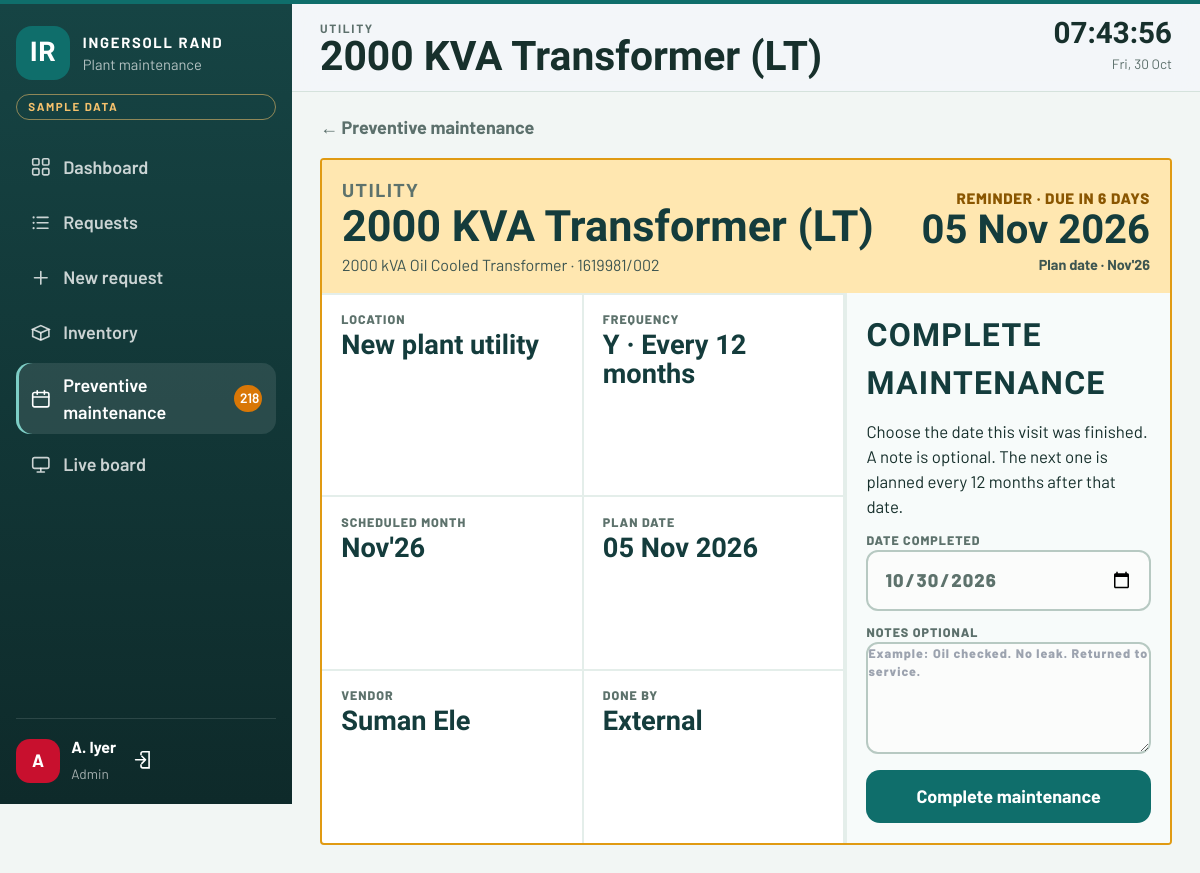
The app's page /preventive/1118/ (signed in) with its own data.
### maintenance/models.py (models this page shows, shortened)
class User(AbstractUser):
    class Role(models.TextChoices):
        SUPERADMIN = 'superadmin', 'Super Admin'
        ADMIN = 'admin', 'Admin'
        EMPLOYEE = 'employee', 'Employee'
    role = models.CharField(max_length=20, choices=Role.choices, default=Role.EMPLOYEE)
    employee_code = models.CharField(max_length=20, unique=True, blank=True)
    department = models.CharField(max_length=80, blank=True)
    phone = models.CharField('Extension', max_length=30, blank=True)
    created_by = models.ForeignKey(
        'self',
        null=True,
        blank=True,
        on_delete=models.SET_NULL,
        related_name='provisioned_users',
    )
    class Meta:
        ordering = ['first_name', 'username']
    @property
    def is_superadmin(self):
        return self.role == self.Role.SUPERADMIN
    @property
    def is_admin_role(self):
        return self.role in {self.Role.SUPERADMIN, self.Role.ADMIN}

class PreventiveTask(models.Model):
    value_stream = models.CharField(max_length=80)
    equipment_name = models.CharField(max_length=160)
    asset_name = models.CharField(max_length=200, blank=True)
    asset_number = models.CharField(max_length=40, blank=True)
    location = models.CharField(max_length=120)
    frequency = models.CharField(max_length=8)
    frequency_months = models.PositiveSmallIntegerField(default=3)
    schedule_month = models.CharField(max_length=20, blank=True)
    plan_date = models.DateField()
    completed_on = models.DateField(null=True, blank=True)
    completion_notes = models.TextField(blank=True)
    completed_by = models.ForeignKey(
        settings.AUTH_USER_MODEL,
        null=True,
        blank=True,
        on_delete=models.SET_NULL,
        related_name='completed_preventive',
    )
    vendor_name = models.CharField(max_length=120, blank=True)
    work_type = models.CharField(max_length=20, blank=True)
    created_at = models.DateTimeField(default=timezone.now)
    class Meta:
        ordering = ['plan_date', 'value_stream', 'equipment_name']
        constraints = [
            models.UniqueConstraint(
                fields=['asset_number', 'equipment_name', 'location', 'plan_date'],
                name='uniq_preventive_visit',
            ),
        ]
    @property
    def is_done(self):
        return self.completed_on is not None
    @property
    def days_until(self):
        return (self.plan_date - timezone.localdate()).days
    @property
    def is_overdue(self):
        return not self.is_done and self.days_until < 0
    @property
    def is_reminder(self):
        return not self.is_done and self.days_until <= 7
    @property
    def reminder_label(self):
        if self.is_done:
            return ''
        days = self.days_until
        if days < 0:
            return f'Overdue by {-days} days'
        if days == 0:
            return 'Due today'
        if days <= 7:
            return f'Reminder · due in {days} days'
        return ''
    @property
    def is_external(self):
        return self.work_type.lower().startswith('external')
    @property
    def vendor_display(self):
        if self.is_external and self.vendor_name:
            return self.vendor_name
        return ''
    @property
    def frequency_label(self):
        if self.frequency_months == 12:
            return 'Every 12 months'
        if self.frequency_months == 1:
            return 'Every month'
        return f'Every {self.frequency_months} months'

### maintenance/views.py (the view)
# urls.py: path('preventive/<int:pk>/', views.pm_detail, name='pm_detail'),
@roles_required(User.Role.SUPERADMIN, User.Role.ADMIN)
def pm_detail(request, pk):
    task = get_object_or_404(PreventiveTask, pk=pk)
    nxt = PreventiveTask.objects.filter(
        asset_number=task.asset_number,
        equipment_name=task.equipment_name,
        location=task.location,
        value_stream=task.value_stream,
        asset_name=task.asset_name,
        plan_date__gt=task.plan_date,
    ).order_by('plan_date').first()
    return render(request, 'pm/detail.html', {
        'task': task,
        'next_task': nxt,
        'today': timezone.localdate().isoformat(),
    })

### maintenance/context_processors.py (called while the page is built)
def nav(request):
    user = getattr(request, 'user', None)
    if user is None or not user.is_authenticated:
        return {}
    open_jobs = Ticket.objects.filter(status__in=[Ticket.Status.PENDING, Ticket.Status.ATTEMPTED])
    if user.role == user.Role.EMPLOYEE:
        open_jobs = open_jobs.filter(raised_by=user)
        low_stock = 0
    else:
        low_stock = InventoryItem.objects.filter(
            is_active=True,
            quantity__lte=F('min_quantity'),
        ).count()
    soon = timezone.localdate() + timedelta(days=7)
    pm_due = 0
    if user.is_admin_role:
        pm_due = PreventiveTask.objects.filter(completed_on__isnull=True, plan_date__lte=soon).count()
    return {
        'nav_open_count': open_jobs.count(),
        'nav_low_stock': low_stock,
        'nav_pm_due': pm_due,
    }

### templates/pm/detail.html (shortened to what this page needs)
{% extends "base.html" %}
{% block eyebrow %}{{ task.value_stream }}{% endblock %}
{% block page_title %}{{ task.equipment_name }}{% endblock %}
{% block content %}
<a class="back" href="{% url 'pm_list' %}">← Preventive maintenance</a>
<article class="pm-board {% if task.is_done %}is-done{% elif task.is_overdue %}is-overdue{% elif task.is_reminder %}is-reminder{% else %}is-upcoming{% endif %}">
  <header class="pm-board-hd">
    <div>
      <p>{{ task.value_stream }}</p>
      <h2>{{ task.equipment_name }}</h2>
      {% if task.asset_name %}<span class="pm-asset">{{ task.asset_name }}{% if task.asset_number %} · {{ task.asset_number }}{% endif %}</span>{% endif %}
    </div>
    <div class="pm-board-due">
      {% if task.is_done %}
      <span>Completed</span>
      <strong>{{ task.completed_on|date:"d M Y" }}</strong>
      <small>Plan was {{ task.plan_date|date:"d M Y" }}</small>
      {% elif task.reminder_label %}
      <span>{{ task.reminder_label }}</span>
      <strong>{{ task.plan_date|date:"d M Y" }}</strong>
      <small>Plan date · {{ task.schedule_month }}</small>
      {% else %}
      <span>Upcoming</span>
      <strong>{{ task.plan_date|date:"d M Y" }}</strong>
      <small>Plan date · {{ task.schedule_month }}</small>
      {% endif %}
    </div>
  </header>
  <div class="pm-board-grid">
    <div class="pm-cells">
      <div><span>Location</span><strong>{{ task.location }}</strong></div>
      <div><span>Frequency</span><strong>{{ task.frequency }} · {{ task.frequency_label }}</strong></div>
      <div><span>Scheduled month</span><strong>{{ task.schedule_month }}</strong></div>
      <div><span>Plan date</span><strong>{{ task.plan_date|date:"d M Y" }}</strong></div>
      <div><span>Vendor</span><strong>{{ task.vendor_display|default:"—" }}</strong></div>
      <div><span>Done by</span><strong>{{ task.work_type|default:"—" }}</strong></div>
    </div>
    <aside class="pm-action">
      {% if task.is_done %}
      <h2>This visit is complete</h2>
      <p>Finished on {{ task.completed_on|date:"d M Y" }}{% if task.completed_by %} by {{ task.completed_by.get_full_name|default:task.completed_by.username }}{% endif %}.</p>
      {% if task.completion_notes %}<p class="pm-note">{{ task.completion_notes }}</p>{% endif %}
      {% if next_task %}
      <div class="pm-next">
        <span>Next schedule</span>
        <strong>{{ next_task.plan_date|date:"d M Y" }}</strong>
        <small>{{ next_task.schedule_month }} · reminder one week before</small>
      </div>
      <a class="btn btn-primary" href="{% url 'pm_detail' next_task.pk %}">Open next visit</a>
      {% endif %}
      {% else %}
      <h2>Complete maintenance</h2>
      <p>Choose the date this visit was finished. A note is optional. The next one is planned {{ task.frequency_label|lower }} after that date.</p>
      <form method="post" action="{% url 'pm_complete' task.pk %}">
        <label>Date completed
          <input type="date" name="completed_on" required value="{{ today }}" max="{{ today }}">
        </label>
        <label>Notes <span class="muted">optional</span>
          <textarea name="completion_notes" placeholder="Example: Oil checked. No leak. Returned to service."></textarea>
        </label>
        <button class="btn btn-primary" type="submit">Complete maintenance</button>
      </form>
      {% endif %}
    </aside>
  </div>
</article>
{% endblock %}

### templates/base.html (shortened to what this page needs)
{% load static %}
<!DOCTYPE html>
<html lang="en">
<head>
  <script src="{% static 'vendor/tailwind.js' %}"></script>
  <link rel="stylesheet" href="{% static 'css/app.css' %}">
</head>
<body class="{% block body_class %}{% endblock %}">
  {% block body %}
  <div class="app-shell">
    {% if user.is_authenticated %}
    {% with name=request.resolver_match.url_name %}
    <aside class="sidebar">
      <a class="brand" href="{% url 'home' %}">
        <div class="brand-mark">IR</div>
        <div>
          <strong>INGERSOLL RAND</strong>
          <small>Plant maintenance</small>
        </div>
      </a>
      <div class="sample-chip">Sample data</div>
      <nav class="nav-list">
        <a class="nav-link {% if name == 'home' %}is-active{% endif %}" href="{% url 'home' %}"><svg class="icon"><use href="#i-grid"></use></svg>Dashboard</a>
        <a class="nav-link " href="{% url 'ticket_list' %}"><svg class="icon"><use href="#i-list"></use></svg>Requests</a>
        <a class="nav-link {% if name == 'ticket_create' %}is-active{% endif %}" href="{% url 'ticket_create' %}"><svg class="icon"><use href="#i-plus"></use></svg>New request</a>
        {% if user.is_admin_role %}
        <a class="nav-link " href="{% url 'inventory_list' %}"><svg class="icon"><use href="#i-box"></use></svg>Inventory</a>
        <a class="nav-link {% if name == 'pm_list' or name == 'pm_detail' or name == 'pm_analytics' %}is-active{% endif %}" href="{% url 'pm_list' %}"><svg class="icon"><use href="#i-calendar"></use></svg>Preventive maintenance{% if nav_pm_due %}<span class="nav-badge amber">{{ nav_pm_due }}</span>{% endif %}</a>
        <a class="nav-link {% if name == 'tv_board' %}is-active{% endif %}" href="{% url 'tv_board' %}"><svg class="icon"><use href="#i-screen"></use></svg>Live board</a>
        {% endif %}
      </nav>
      <div class="sidebar-user">
        <div class="avatar">{{ user.first_name|first|default:user.username|first }}</div>
        <div>
          <strong>{{ user.get_full_name|default:user.username }}</strong>
          <span>{{ user.get_role_display }}</span>
        </div>
        <form method="post" action="{% url 'logout' %}">
          <button type="submit" aria-label="Sign out"><svg class="icon"><use href="#i-out"></use></svg></button>
        </form>
      </div>
    </aside>
    {% endwith %}
    {% endif %}
    <div class="main-col">
      {% if user.is_authenticated %}
      <header class="topbar">
        <div>
          <p class="eyebrow">{% block eyebrow %}Operations{% endblock %}</p>
          <h1>{% block page_title %}Dashboard{% endblock %}</h1>
        </div>
        <div class="topbar-actions">
          <div class="live-clock" data-clock></div>
        </div>
      </header>
      {% endif %}
      <main class="content">
        {% block content %}{% endblock %}
      </main>
    </div>
  </div>
  {% endblock %}
</body>
</html>

### records on screen
User: first_name|first "A", get_full_name "A. Iyer", role "Admin"
PreventiveTask: value_stream "UTILITY", equipment_name "2000 KVA Transformer (LT)", asset_name "2000 kVA Oil Cooled Transformer", asset_number "1619981/002", reminder_label "REMINDER · DUE IN 6 DAYS", plan_date "05 Nov 2026", schedule_month "Nov'26", location "New plant utility", frequency "Y", frequency_label "Every 12 months", vendor_display "Suman Ele", work_type "External", frequency_label "every 12 months"

### other values on screen
{{ nav_pm_due }} "218"
